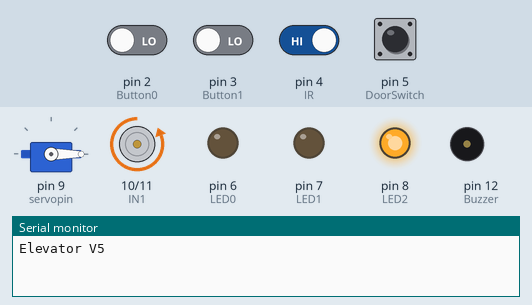
The sketch below on a simulated Arduino Uno, built with avr-gcc and run on an emulated ATmega328P. On the bench: servo, motor-driver pin pairs drawn as motors (green arrow = first pin HIGH = forward, orange = second pin HIGH = backward, longer = more drive, scaled by the enable pin), output pins drawn as LEDs (lit = HIGH), buzzer (waves = sounding), the last lines printed to the serial monitor. The inputs (shaded band) are chosen by the test bench; at power-on: pin 4 (IR) HIGH, pin 2 (Button0), pin 3 (Button1), pin 5 (DoorSwitch) LOW.

Above: at 7.6 s.
7.7 s: pin 2 (Button0) driven HIGH and pin 3 (Button1) driven HIGH
At 8.1 s:
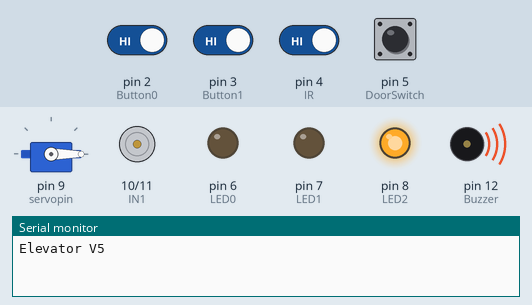
At 9.0 s:
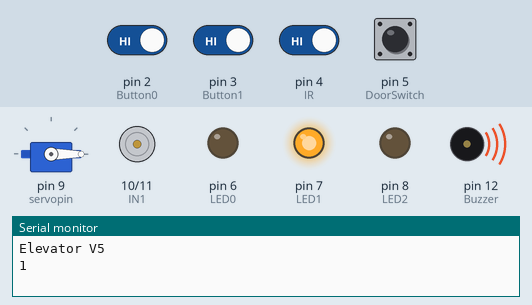
10.7 s: pin 4 (IR) driven LOW
At 12.5 s:
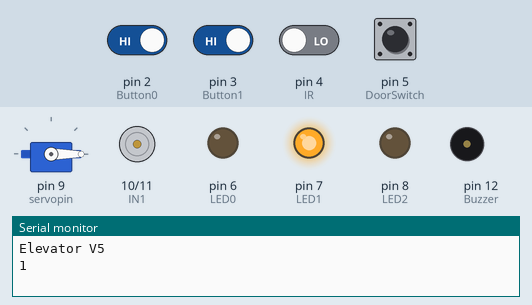
Timing chart, 0 to 14.0 s (numbered marks = the images above; inputs shaded):
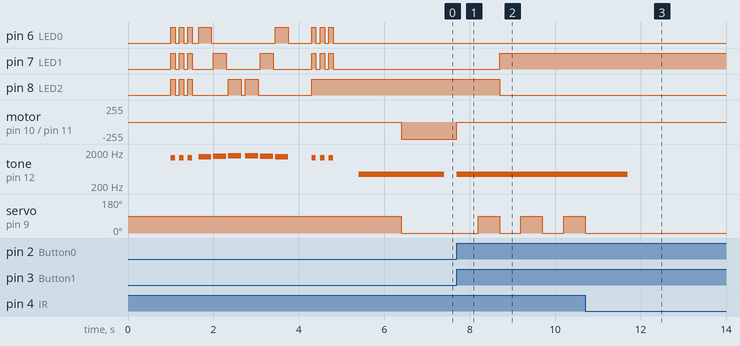

The sketch:

sketch_dec25a.ino
```cpp
#include <Servo.h>
// Define BUTTON pins
#define Button0     2                        // FLOOR 0 BUTTON
#define Button1     3                        // FLOOR 1 BUTTON

// Define LED pins
#define LED0     6                        // FLOOR 0 LED
#define LED1     7                        // FLOOR 1 LED
#define LED2     8                        // FLOOR 2 LED

// Define IR pins
#define IR     4                        // CAR SENSOR
#define DoorSwitch     5                       // GROUND FLOOR SENSOR

Servo myservo;
int pos = 0;
// Define servo pin
#define servopin          9              //  DOOR SERVO MOTORS

// Define buzzer pin
#define Buzzer            12              // BUZZER

// Define Motor pins
#define EN             A0               // BUZZER
#define IN1            10              // BUZZER
#define IN2            11              // BUZZER

#define Ton               300             // On time
#define Toff              50              // Off time
#define motor_speed       255
#define pos_close         0               // servo motor limit during close
#define pos_open          90              // servo motor limit during open

int buttonState = 0;         // Variable to store the button state
int lastButtonState = 0;     // Variable to store the previous button state
unsigned long lastDebounceTime = 0;  // Last time the button state changed
unsigned long debounceDelay = 50;     // Debounce delay in milliseconds

int val = 0; // variable for reading the pin status
int counter = 0;
int currentState = 0;
int previousState = 0;

unsigned long startMillis = 0;
const long interval = 5000; // Interval in milliseconds (5 seconds)


void setup()
{
  Serial.begin(115200);                   // Initiate serial port

  pinMode(Button0, INPUT);
  pinMode(Button1, INPUT);
  pinMode(IR, INPUT);                   //IR SENSORS CONFIGURATION
  pinMode(DoorSwitch, INPUT);
  pinMode(LED0, OUTPUT);                  // Configuration of LED pins
  pinMode(LED1, OUTPUT);
  pinMode(LED2, OUTPUT);
  pinMode(Buzzer, OUTPUT);                // Configuration of Buzzer pin
  pinMode(servopin, OUTPUT);              // Configuration of Servo pin
  pinMode(EN, OUTPUT);                // Configuration of Buzzer pin
  pinMode(IN1, OUTPUT);                // Configuration of Buzzer pin
  pinMode(IN2, OUTPUT);              // Configuration of Servo pin
  myservo.attach(servopin);
  Serial.println("Elevator V5");          //Courtsey from ReneRobotics Youtube channel.
  delay(1000);
  LED();

  if (digitalRead(IR) == 0)
  {
    move_down();
  }
  else
  {
    stop();
  }
}

void close_door(void)
{
  myservo.write(pos_close); //close door
}

void open_door(void)
{
  myservo.write(pos_open); //open door
}

int move_up(void)
{
  analogWrite(EN, motor_speed);
  digitalWrite(IN1,HIGH);
  digitalWrite(IN2,LOW);
}

void move_down(void)
{
  analogWrite(EN, motor_speed);
  digitalWrite(IN1,LOW);
  digitalWrite(IN2,HIGH);
}

void stop(void)
{
  if (digitalRead(Button0))
  {
    analogWrite(EN, 0);
    digitalWrite(IN1,LOW);
    digitalWrite(IN2,LOW);
  }
  small_buzz();
  delay(500);
  open_door();
  delay(500);
  close_door();
  small_buzz();
}

void LED(void)
{
  for (int i = 0; i < 3; i++)
  {
    digitalWrite(LED0, HIGH); digitalWrite(LED1, HIGH); digitalWrite(LED2, HIGH);
    tone(Buzzer, 1375);
    delay(100);
    digitalWrite(LED0, LOW);  digitalWrite(LED1, LOW);  digitalWrite(LED2, LOW);
    noTone(Buzzer);
    delay(100);
  }
  delay(50);
  digitalWrite(LED0, HIGH); tone(Buzzer, 1430); delay(Ton);    // Set led and tone
  digitalWrite(LED0, LOW);  noTone(Buzzer);     delay(Toff);      // Clear led and tone
  digitalWrite(LED1, HIGH); tone(Buzzer, 1485); delay(Ton);    // Set led and tone
  digitalWrite(LED1, LOW);  noTone(Buzzer);     delay(Toff);      // Clear led and tone
  digitalWrite(LED2, HIGH); tone(Buzzer, 1540); delay(Ton);    // Set led and tone
  digitalWrite(LED2, LOW);  noTone(Buzzer);     delay(Toff);      // Clear led and tone
  delay(Toff);
  digitalWrite(LED2, HIGH); tone(Buzzer, 1540); delay(Ton);    // Set led and tone
  digitalWrite(LED2, LOW);  noTone(Buzzer);     delay(Toff);      // Clear led and tone
  digitalWrite(LED1, HIGH); tone(Buzzer, 1485); delay(Ton);    // Set led and tone
  digitalWrite(LED1, LOW);  noTone(Buzzer);     delay(Toff);      // Clear led and tone
  digitalWrite(LED0, HIGH); tone(Buzzer, 1430); delay(Ton);    // Set led and tone
  digitalWrite(LED0, LOW);  noTone(Buzzer);     delay(Toff);      // Clear led and tone
  delay(500);

  for (int i = 0; i < 3; i++)
  {
    digitalWrite(LED0, HIGH); digitalWrite(LED1, HIGH); digitalWrite(LED2, HIGH);
    tone(Buzzer, 1375);
    delay(100);
    digitalWrite(LED0, LOW);   digitalWrite(LED1, LOW); digitalWrite(LED1, LOW);
    noTone(Buzzer);
    delay(100);
  }
  delay(500);
}

void small_buzz(void)
{
  tone(Buzzer, 440, 1000);
}

void loop()
{
if (digitalRead(IR)  || counter == 1 || counter == 2)          //Move to specific floor, note the motor will keep running until the stop button is pressed and kept pressed.
{
  move_up();
}
else
{
  stop();
}

while (digitalRead(Button0) && !digitalRead(IR))      //While stop button pressed & IR off, Stop motor & Buzzer
{
  stop();
  counter = 0;
}

while (digitalRead(Button1) && digitalRead(IR))     //If Start button pressed & IR on, Move up motor & Change LEDs w/ small buzz
{
  move_up();
  small_buzz();
}

while (!(digitalRead(Button0) && digitalRead(Button1) && digitalRead(IR)))   //While not (stop button pressed & start button pressed), Move down motor
{
  move_down();
}

while (digitalRead(IR))  //While IR on, Stop motor & Small buzz once
{
  stop();
  small_buzz();

  startMillis = millis();

  if (millis() - startMillis <= interval)
  {
      val = digitalRead(Button1); // read input value
      if (val == HIGH)
      { // check if the input is HIGH (button released)
          currentState = 1;
      }
      else
      {
          currentState = 0;
      }

      if(currentState != previousState)
      {
          if(currentState == 1){
              counter = counter + 1;
              Serial.println(counter);
          }
      }
      previousState = currentState;

      switch (counter)
      {
        case 0:
          digitalWrite(LED0, HIGH);
          digitalWrite(LED1, LOW);
          digitalWrite(LED2, LOW);
        break;

        case 1:
          digitalWrite(LED0, LOW);
          digitalWrite(LED1, HIGH);
          digitalWrite(LED2, LOW);
        break;

        case 2:
          digitalWrite(LED0, LOW);
          digitalWrite(LED1, LOW);
          digitalWrite(LED2, HIGH);
        break;
      }
  }
}


while (digitalRead(DoorSwitch))     //While limit switch NO, Door OPEN
{
  open_door();
}


while (!digitalRead(DoorSwitch))      //While limit switch NC, Door closed
{
  close_door();
}

}
```

Measured:
- after the input at 7.7 s, pin 7 (LED1): LOW → HIGH after 1.0 s; pin 8 (LED2): HIGH → LOW after 1.0 s; motor on pin 10 (IN1) / pin 11 (IN2): backward 255/255 → stopped at once; tone on pin 12 (Buzzer): silent → 440 Hz at once; servo on pin 9 (servopin): alternates 90° for 0.50 s and 0° for 0.50 s, starting after 0.50 s
- after the input at 10.7 s, tone on pin 12 (Buzzer): 440 Hz → silent after 1.0 s; servo on pin 9 (servopin): goes on until 10.7 s, then stays 0°
- by itself, tone on pin 12 (Buzzer): plays 1375 Hz for 0.10 s, 1375 Hz for 0.10 s, 1375 Hz for 0.10 s, 1430 Hz for 0.30 s, 1485 Hz for 0.30 s, 1540 Hz for 0.30 s … (13 notes in this stretch)
